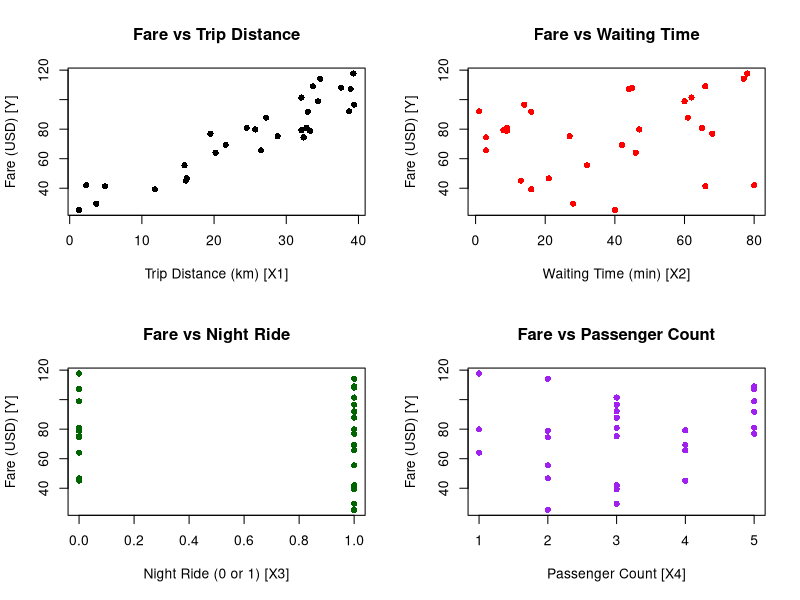

Write the R code that produced this figure.
taxi_data <- data.frame(
  Observation_ID = 1:30,
  Fare_USD = c(101.42, 41.34, 45.14, 76.92, 117.7, 96.62, 92.08, 46.66, 91.8, 74.42, 108.09, 79.19, 114.14, 42.02, 98.92, 78.89, 69.33, 64.09, 109, 25.33, 75.25, 107.2, 55.51, 80.99, 79.82, 29.54, 87.81, 65.64, 39.27, 80.87),
  Trip_Distance_km = c(32.1, 4.9, 16.1, 19.5, 39.3, 39.4, 38.7, 16.2, 33, 32.4, 37.6, 32.1, 34.7, 2.3, 34.4, 33.3, 21.6, 20.2, 33.7, 1.3, 28.8, 38.9, 15.9, 32.8, 25.7, 3.7, 27.2, 26.5, 11.8, 24.5),
  Waiting_Time_min = c(62, 66, 13, 68, 78, 14, 1, 21, 16, 3, 45, 8, 77, 80, 60, 9, 42, 46, 66, 40, 27, 44, 32, 9, 47, 28, 61, 3, 16, 65),
  Night_Ride = c(1, 1, 0, 1, 0, 1, 1, 0, 1, 0, 1, 0, 1, 1, 0, 0, 1, 0, 1, 1, 0, 0, 1, 0, 1, 1, 1, 1, 1, 0),
  Passenger_Count = c(3, 3, 4, 5, 1, 3, 3, 2, 5, 2, 5, 4, 2, 3, 5, 2, 4, 1, 5, 2, 3, 5, 2, 5, 1, 3, 3, 4, 3, 3)
)
par(mfrow = c(2, 2))
plot(x = taxi_data$Trip_Distance_km, y = taxi_data$Fare_USD,
     main = "Fare vs Trip Distance",
     xlab = "Trip Distance (km) [X1]", 
     ylab = "Fare (USD) [Y]",
     col = "black", pch = 16)
plot(x = taxi_data$Waiting_Time_min, y = taxi_data$Fare_USD,
     main = "Fare vs Waiting Time",
     xlab = "Waiting Time (min) [X2]", 
     ylab = "Fare (USD) [Y]",
     col = "red", pch = 16)
plot(x = taxi_data$Night_Ride, y = taxi_data$Fare_USD,
     main = "Fare vs Night Ride",
     xlab = "Night Ride (0 or 1) [X3]", 
     ylab = "Fare (USD) [Y]",
     col = "darkgreen", pch = 16)
plot(x = taxi_data$Passenger_Count, y = taxi_data$Fare_USD,
     main = "Fare vs Passenger Count",
     xlab = "Passenger Count [X4]", 
     ylab = "Fare (USD) [Y]",
     col = "purple", pch = 16)
par(mfrow = c(1, 1))
cor_X1 <- cor(taxi_data$Fare_USD, taxi_data$Trip_Distance_km)
cat("1. Correlation with Trip Distance (X1):", cor_X1, "\n")
cor_X2 <- cor(taxi_data$Fare_USD, taxi_data$Waiting_Time_min)
cat("2. Correlation with Waiting Time (X2):", cor_X2, "\n")
cor_X3 <- cor(taxi_data$Fare_USD, taxi_data$Night_Ride)
cat("3. Correlation with Night Ride (X3):", cor_X3, "\n")
cor_X4 <- cor(taxi_data$Fare_USD, taxi_data$Passenger_Count)
cat("4. Correlation with Passenger Count (X4):", cor_X4, "\n")
fit <- lm(Fare_USD ~ Trip_Distance_km + Waiting_Time_min + Night_Ride + Passenger_Count, data = taxi_data)
fit
fit$coefficients
summary(fit)
sum(residuals(fit))
adj_r_squared <- summary(fit)$adj.r.squared
cat("Adjusted R-squared:", adj_r_squared, "\n\n")
predicted_y <- predict(fit)
comparison_table <- data.frame(
  Observation = 1:30,
  Actual_Fare = taxi_data$Fare_USD,
  Predicted_Fare = round(predicted_y, 2))
